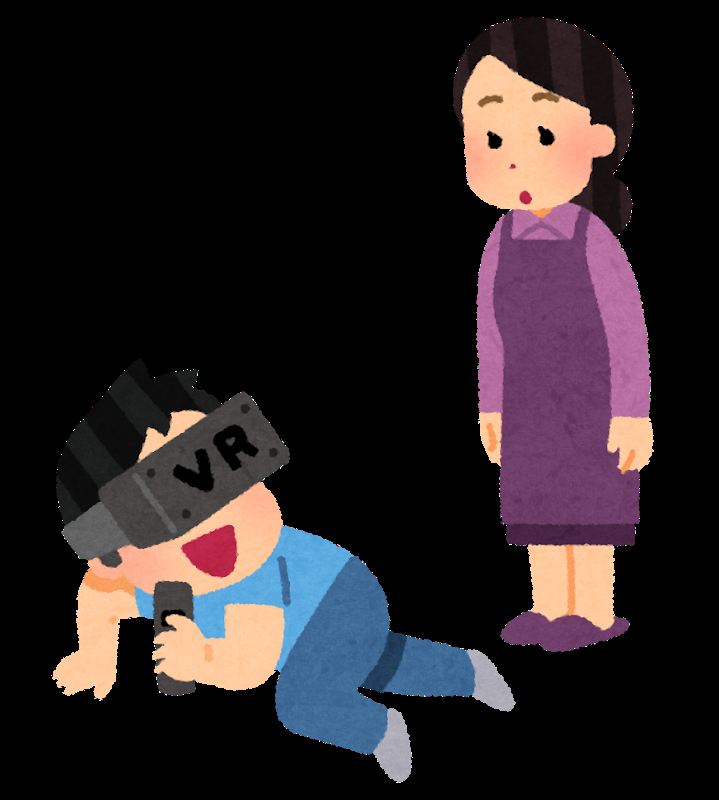
%> input picture image/original.png, 719 x 800 px
$ octave kadai9.m   (GNU Octave 9; MATLAB toolbox functions it lacks are replaced by stand-ins)
%> lines starting %> are read from the running program, lines starting %| are printed output that depends on the picture
% 課題９ メディアンフィルタと先鋭化
% メディアンフィルターを適用し，ノイズ除去を体験せよ．
% 各自，Lenna以外の画像を用いよ．
% 例

ORG = imread('original.png'); % 画像の読み込み
%> ORG is the input picture: size 800x719x3 uint8; mean R, G, B 41.6, 33.7, 36.7
ORG = rgb2gray(ORG); % 白黒濃淡画像に変換
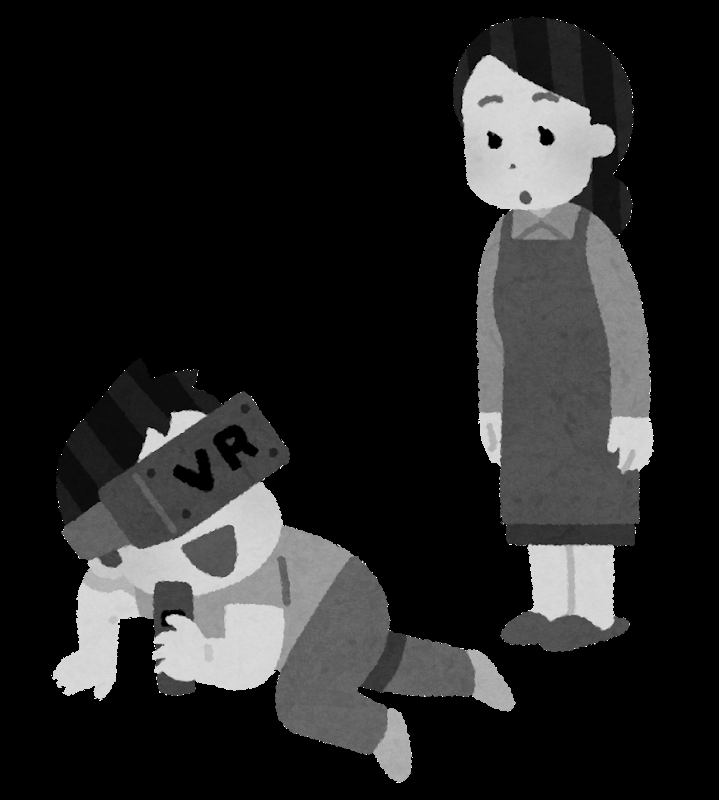
%> ORG: size 800x719 uint8; min 0, max 255, mean 36.4
imagesc(ORG); colormap(gray); colorbar; % 画像の表示
pause;
ORG = imnoise(ORG,'salt & pepper',0.02); % ノイズ添付
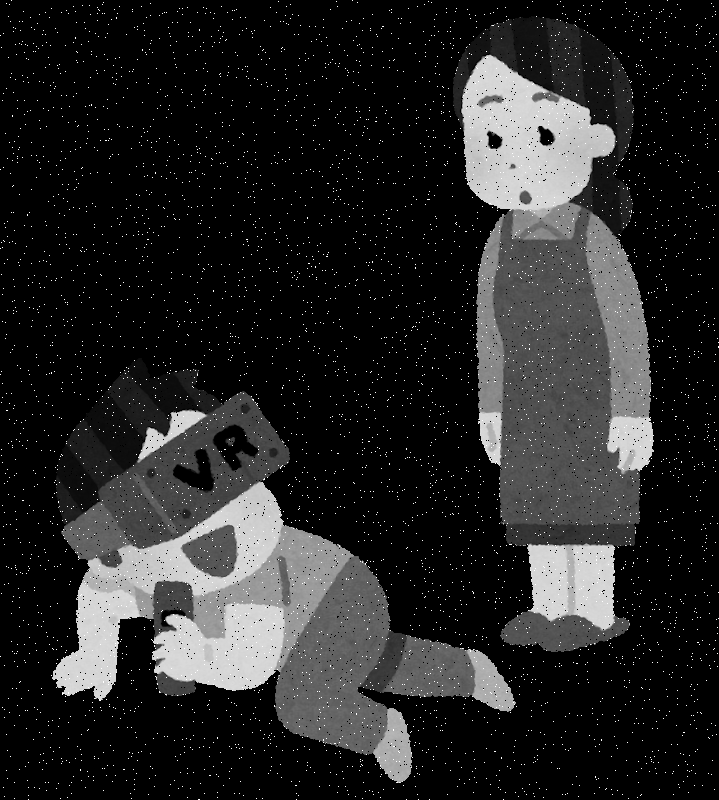
%> ORG: size 800x719 uint8; min 0, max 255, mean 38.2
imagesc(ORG); colormap(gray); colorbar; % 画像の表示
pause;
IMG = filter2(fspecial('average',3),ORG); % 平滑化フィルタで雑音除去
imagesc(IMG); colormap(gray); colorbar; % 画像の表示
pause;
IMG = medfilt2(ORG,[3 3]); % メディアンフィルタで雑音除去
%> IMG: size 800x719 uint8
imagesc(IMG); colormap(gray); colorbar; % 画像の表示
pause;
f=[0,-1,0;-1,5,-1;0,-1,0]; % フィルタの設計
IMG = filter2(f,IMG,'same'); % フィルタの適用
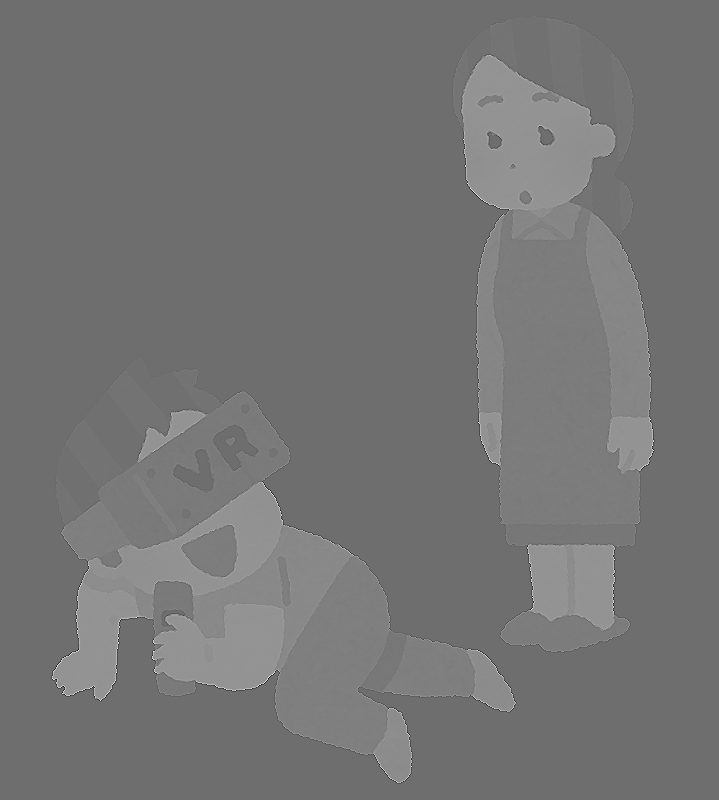
%> IMG: size 800x719 double; min -636, max 833, mean 36.3; drawn with min black and max white
imagesc(IMG); colormap(gray); colorbar; % 画像の表示
pause;

$ run again, with image/1-0.png copied over image/original.png
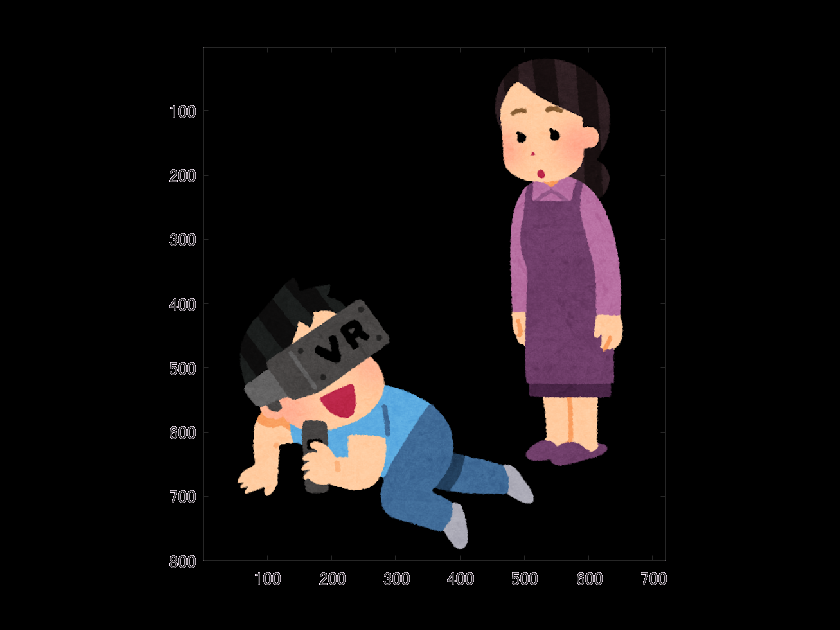
%> input picture image/1-0.png, 840 x 630 px
%> ORG is the input picture: size 630x840x3 uint8; mean R, G, B 19.3, 15.7, 17.1
%> `ORG = imnoise(ORG,'salt & pepper',0.02);`:
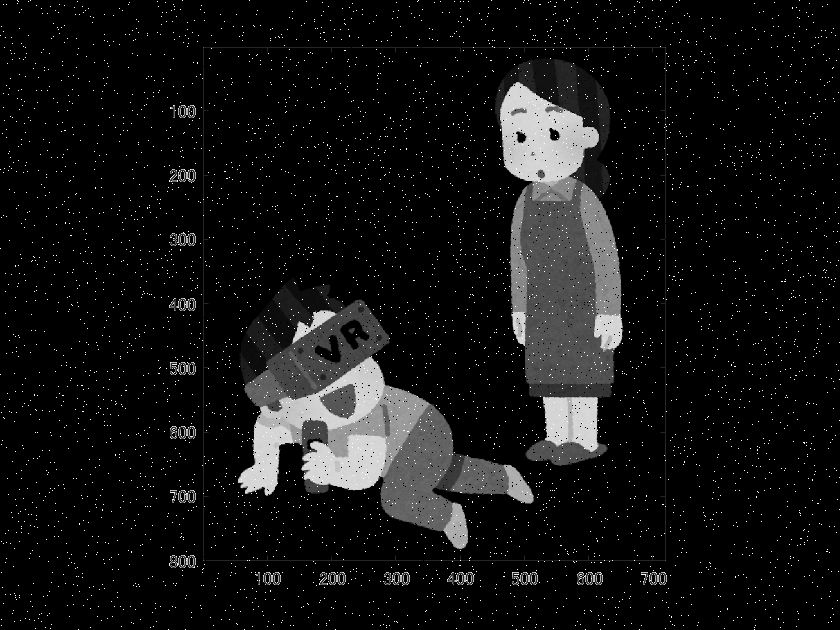
%> ORG: size 630x840 uint8; min 0, max 255, mean 19.1
%> `IMG = filter2(f,IMG,'same');`:
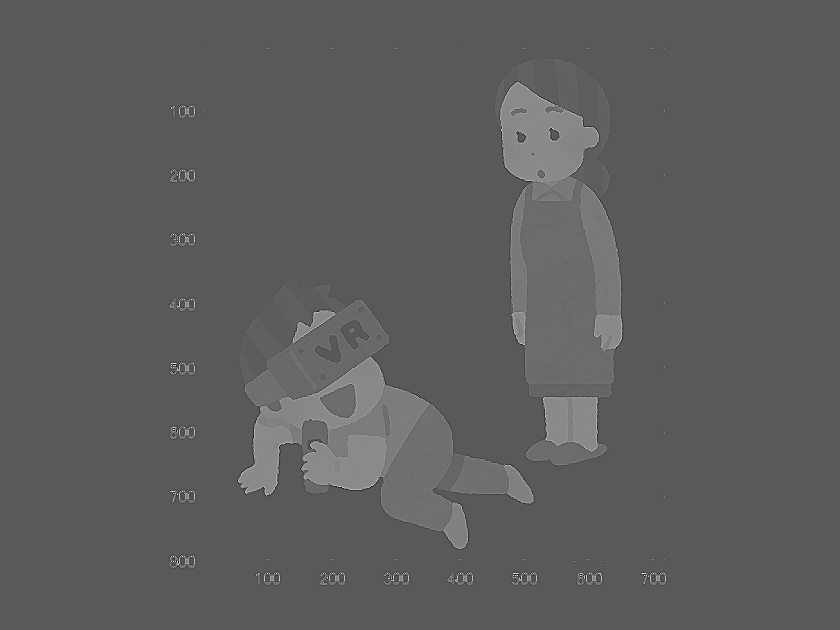
%> IMG: size 630x840 double; min -394, max 727, mean 16.5; drawn with min black and max white
